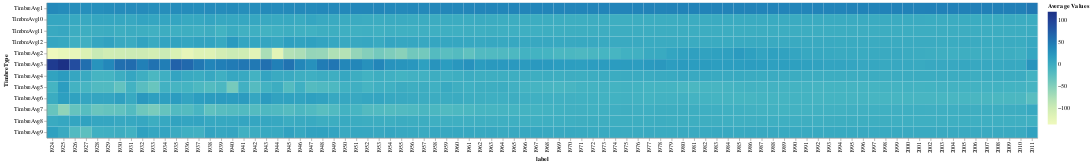

The cell this chart's notebook holds for it:
### Code cell
### !!!!!! need to re-sort TimbreType !!!!! ###
alt.Chart(timbre_avgs_long).mark_rect().encode(
    x='label:O',
    y='TimbreType:O',
    color='Average Values:Q'
)

### Figure 1 — Vega-Lite specification as saved in the notebook (floating-point values rounded to 4 significant figures; data arrays with more than 128 entries replaced by an {"elided": "..."} marker saying what was removed)
{"config": {"view": {"continuousWidth": 400, "continuousHeight": 300}}, "data": {"name": "data-b765edcd6c82494de5dcaeeac9fffd5c"}, "mark": "rect", "encoding": {"color": {"type": "quantitative", "field": "Average Values"}, "x": {"type": "ordinal", "field": "label"}, "y": {"type": "ordinal", "field": "TimbreType"}}, "$schema": "https://vega.github.io/schema/vega-lite/v4.8.1.json", "datasets": {"data-b765edcd6c82494de5dcaeeac9fffd5c": {"elided": "1056 records"}}}
